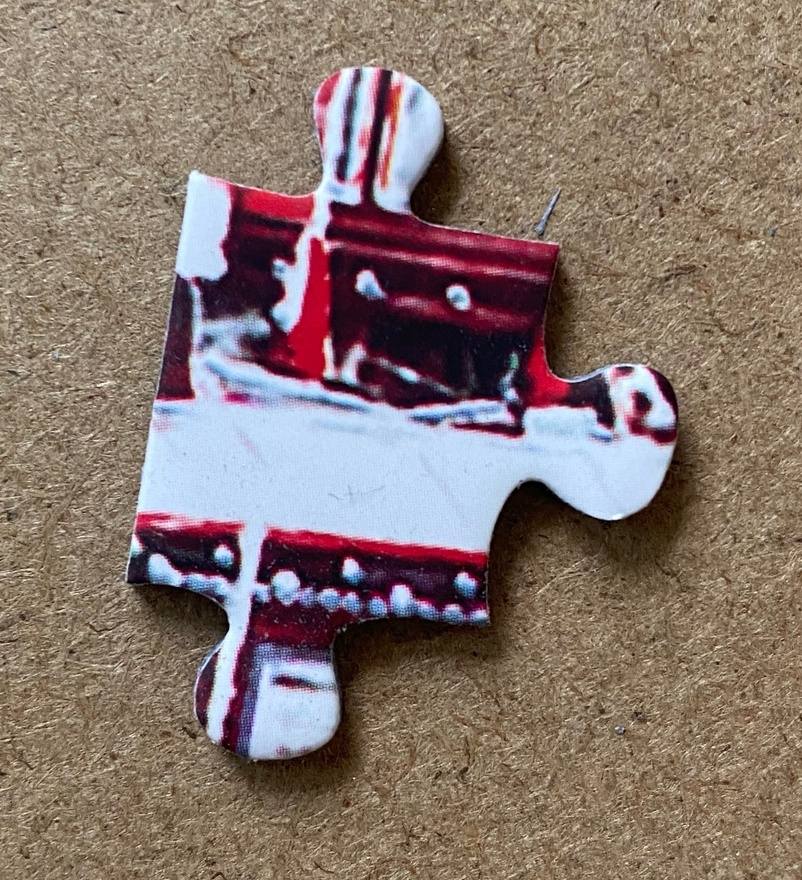
#> input picture IMG_3895.jpeg, 802 x 880 px, shrunk from 1455 x 1596 before the run
$ python -i camera.py   (imports and definitions only)
#> lines starting #> are read from the running program, lines starting #| are printed output that depends on the picture; after the words box and inside, x2 and y2 are one past the last pixel; in counts of white or black regions, pixels touching at a corner belong together
#> further down, picture is the input picture: shape (880, 802, 3); mean B, G, R 110.4, 117.7, 135.3
import cv2
import time
import numpy as np


def create_mask(image, blur_size=15, threshold_value=8, morph_size=15):
    """
    为拼图块创建掩膜，排除边缘区域
    Args:
        image: 输入图像
        blur_size: 高斯模糊核大小
        threshold_value: 阈值化参数
        morph_size: 形态学操作核大小
    Returns:
        内部区域掩膜
    """
#> called with blur_size = 15, threshold_value = 8, morph_size = 15
    gray = cv2.cvtColor(image, cv2.COLOR_BGR2GRAY)
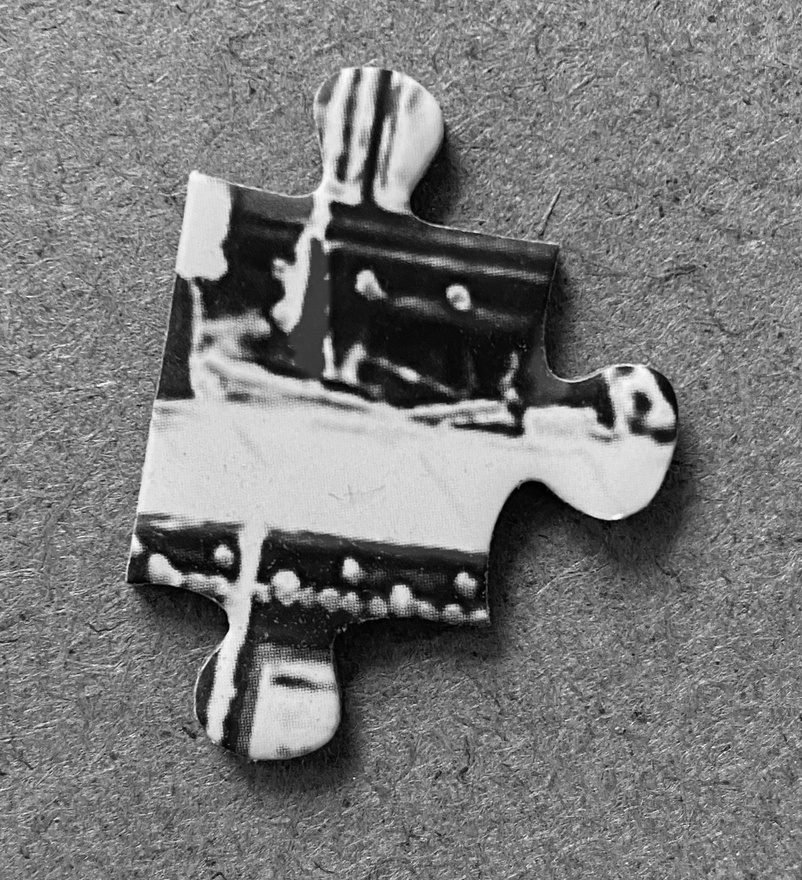
#> gray: shape (880, 802); min 0, max 253, mean 122.1
    blurred = cv2.GaussianBlur(gray, (blur_size, blur_size), 0)
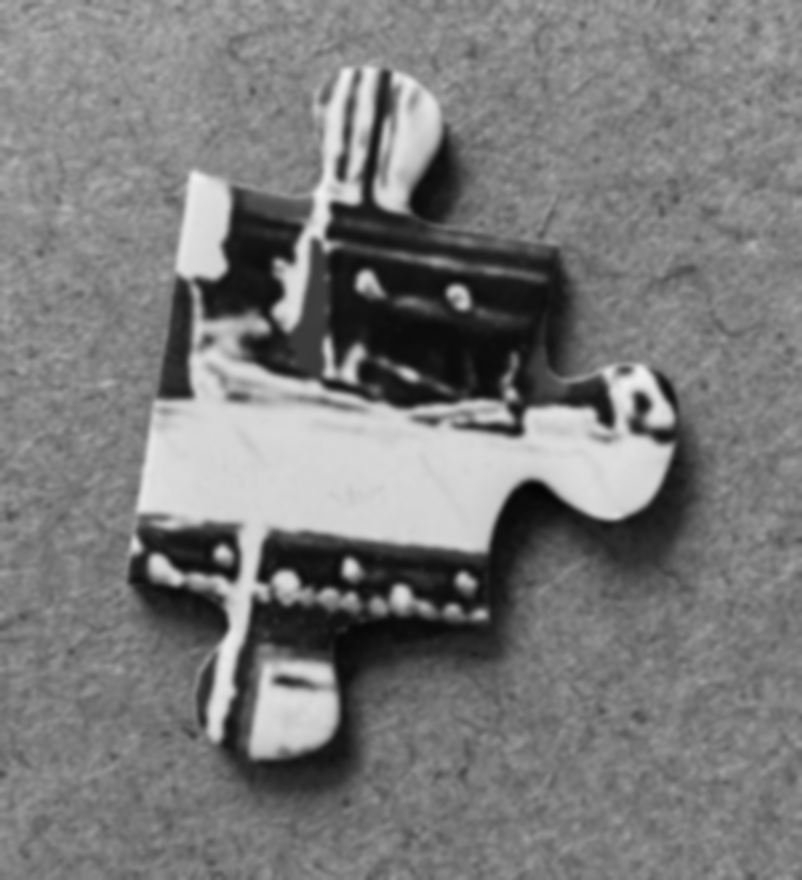
#> blurred: shape (880, 802); min 4, max 239, mean 122.1
    edges = cv2.Canny(blurred, threshold_value, threshold_value * 3)
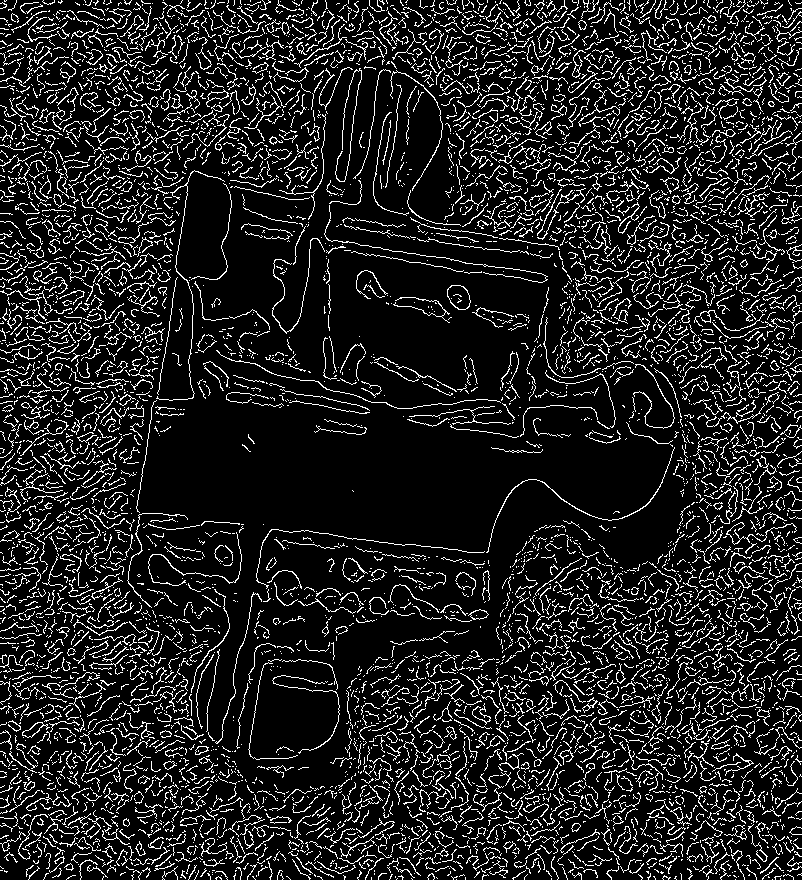
#> edges: shape (880, 802); 13% white in thin lines or dots
    kernel = np.ones((3, 3), np.uint8)
    dilated_edges = cv2.dilate(edges, kernel, iterations=2)
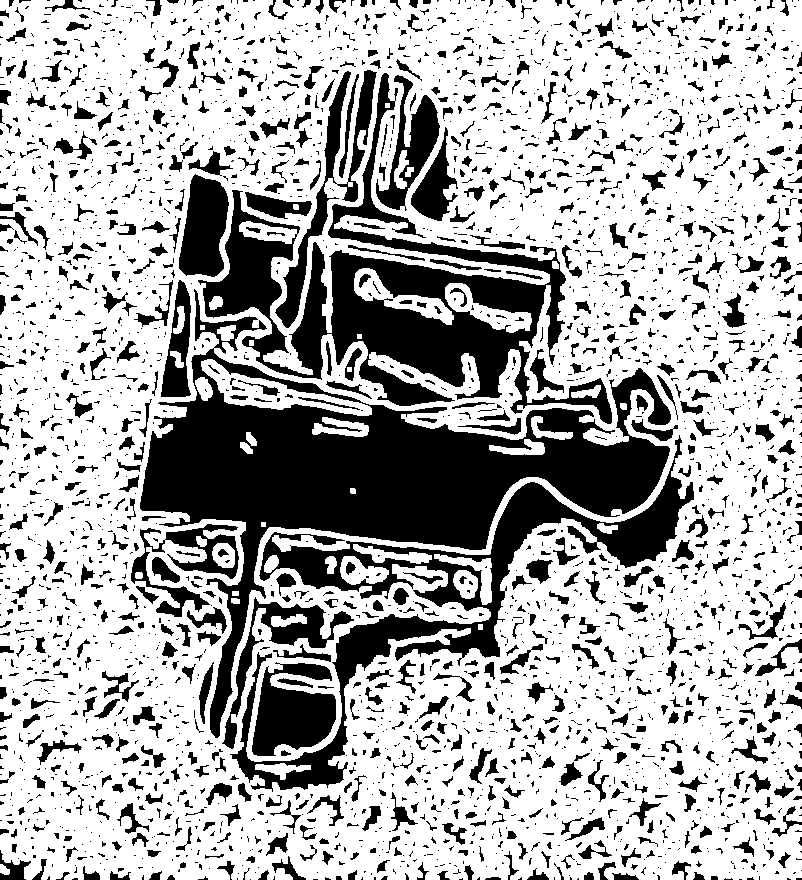
#> dilated_edges: shape (880, 802); 69.1% white; 3232 black regions (2295 under 20 px)
    contours, _ = cv2.findContours(dilated_edges, cv2.RETR_EXTERNAL, cv2.CHAIN_APPROX_SIMPLE)
#> contours = 2 contours; box (x1, y1, x2, y2) and area: (0, 0, 802, 880) 695436, (0, 864, 10, 875) 62
    mask = np.zeros_like(gray)

    if contours:
        # 找到最大轮廓（假设是拼图块的边界）
        max_contour = max(contours, key=cv2.contourArea)
#> max_contour = contour of 2386 points, box (x1, y1, x2, y2) (0, 0, 802, 880), area 695436
        # 填充轮廓内部
        cv2.drawContours(mask, [max_contour], 0, 255, -1)
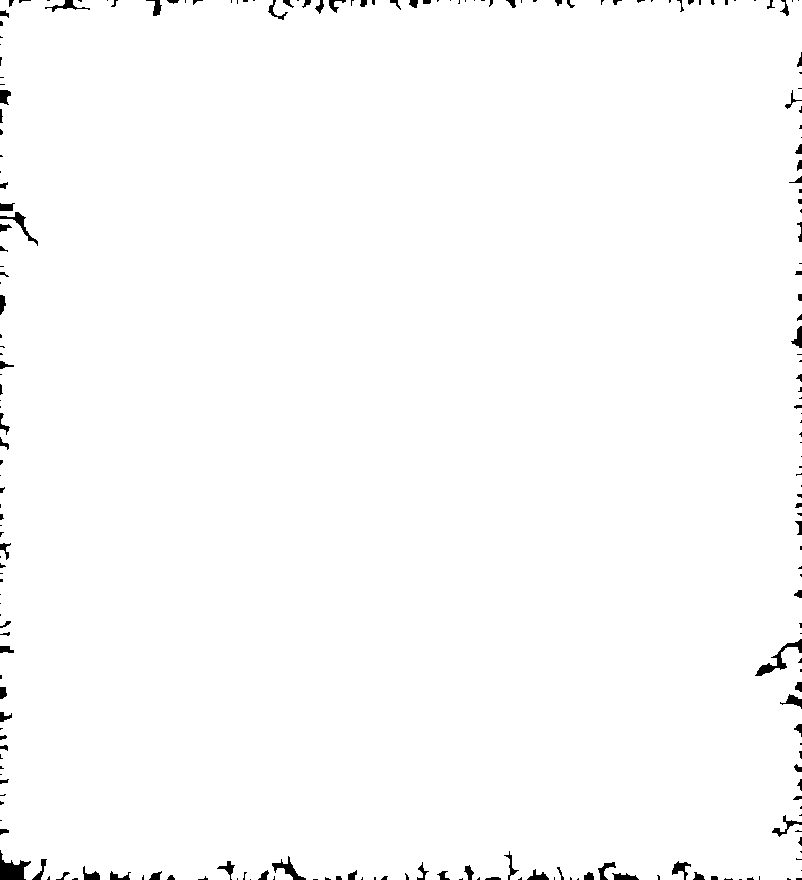
#> mask: shape (880, 802); 99% white; 232 black regions (136 under 20 px), largest, box (x1, y1, x2, y2) and area: (0, 850, 31, 880) 468, (755, 639, 802, 676) 381, (272, 856, 306, 880) 248
        # 腐蚀掩膜，去除边缘区域
        morph_kernel = np.ones((morph_size, morph_size), np.uint8)
        mask = cv2.erode(mask, morph_kernel, iterations=1)
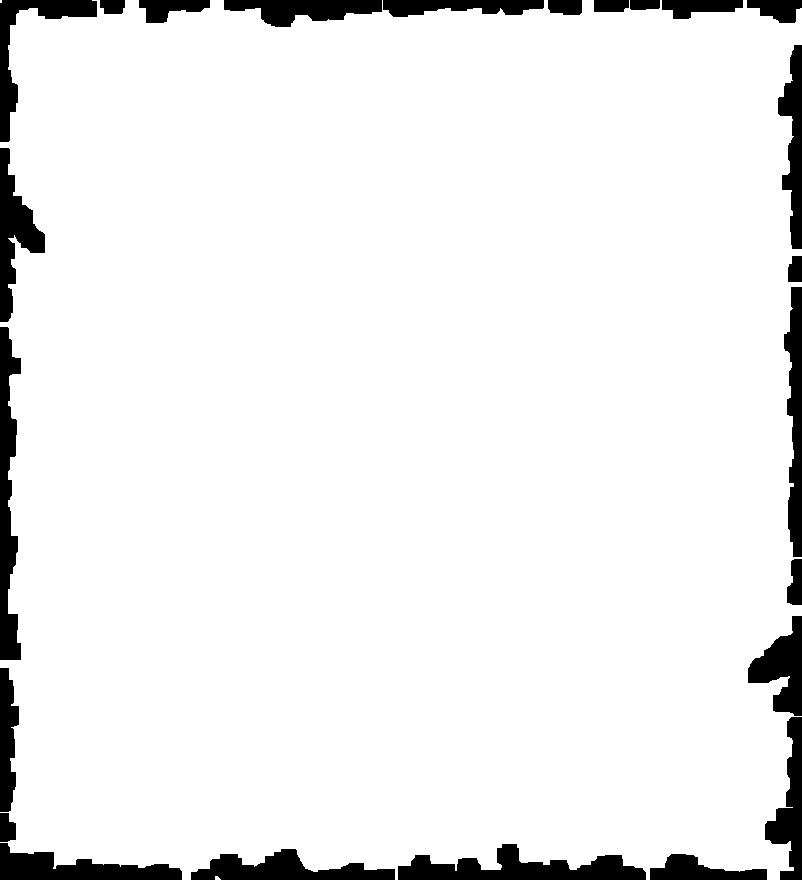
#> mask: shape (880, 802); 93.2% white; 24 black regions, largest, box (x1, y1, x2, y2) and area: (398, 844, 646, 880) 4682, (0, 327, 21, 660) 4388, (0, 843, 182, 880) 3536
    return mask


def open_camera(camera_index, crop_ratio, callback):
    cv2.destroyAllWindows()
    time.sleep(0.2)
    cap = cv2.VideoCapture(camera_index)
    if not cap.isOpened():
        print(f"ERROR: camera {camera_index} can not open")
        return
    width = int(cap.get(cv2.CAP_PROP_FRAME_WIDTH))
    height = int(cap.get(cv2.CAP_PROP_FRAME_HEIGHT))
    crop_width = int(width * crop_ratio)
    crop_height = int(height * crop_ratio)
    start_x = (width - crop_width) // 2
    start_y = (height - crop_height) // 2
    end_x = start_x + crop_width
    end_y = start_y + crop_height

    print(f"camera {camera_index} on")
    print(f"crop ratio: {int(crop_ratio * 100)}%")
    print("press ESC to exit")

    try:
        while True:
            ret, frame = cap.read()
            if not ret:
                print("ERROR: Unable to capture image")
                break
            center_area = frame[start_y:end_y, start_x:end_x].copy()
            mask = create_mask(center_area)
            if callback:
                callback(center_area, mask)
            key = cv2.waitKey(1)
            if key == 27:  # ESC
                print("exit")
                break
    finally:
        cap.release()
        cv2.destroyAllWindows()
        time.sleep(0.2)

>>> import cv2
>>> picture = cv2.imread('../IMG_3895.jpeg')
>>> result = create_mask(picture)
